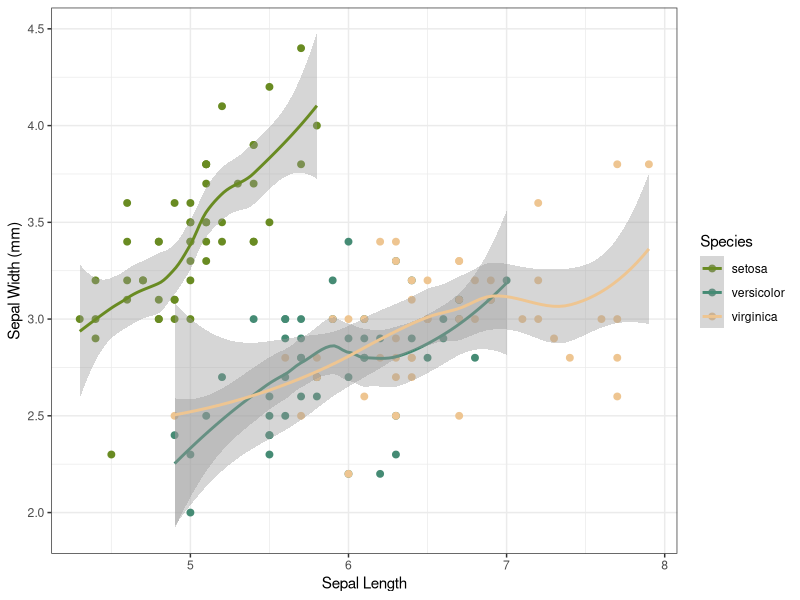

Reproduce this figure in R.
# Load Iris dataset and ggplot2
library(datasets)
library(ggplot2)
data("iris")

# Plot
plot <- ggplot(iris, aes(x = Sepal.Length, y = Sepal.Width, color = Species)) +
  geom_point(size = 2) +
  geom_smooth() +
  xlab("Sepal Length") +
  ylab("Sepal Width (mm)") +
  scale_color_manual(values = c("olivedrab4", "aquamarine4", "burlywood2")) +
  theme_bw()

  
plot
